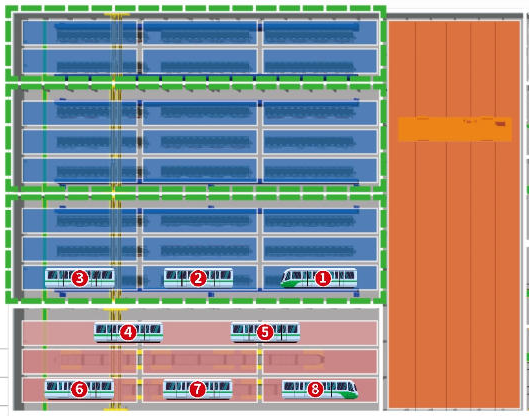
#> input picture 图片/列车模型/列车剪切/列车_1.png, 529 x 416 px, found by its file name; its folder holds only this picture in this run
$ python generate_3d.py   (older library calls are emulated)
#> lines starting #> are read from the running program, lines starting #| are printed output that depends on the picture
import cv2
import numpy as np
from PIL import Image
import os
import matplotlib
matplotlib.use('Agg')
import matplotlib.pyplot as plt
from mpl_toolkits.mplot3d import Axes3D

def estimate_depth_map(img_gray):
    h, w = img_gray.shape
    grad_x = cv2.Sobel(img_gray, cv2.CV_64F, 1, 0, ksize=3)
    grad_y = cv2.Sobel(img_gray, cv2.CV_64F, 0, 1, ksize=3)
    gradient_mag = np.sqrt(grad_x**2 + grad_y**2)
    gradient_mag = cv2.GaussianBlur(gradient_mag, (5, 5), 0)

    depth = np.zeros_like(img_gray, dtype=np.float64)
    center_x, center_y = w // 2, h // 2

    Y, X = np.mgrid[0:h, 0:w]
    dist_from_center = np.sqrt((X - center_x)**2 + (Y - center_y)**2)
    dist_norm = dist_from_center / dist_from_center.max()

    img_norm = img_gray.astype(np.float64) / 255.0
    depth = (1.0 - img_norm) * 0.6 + (1.0 - dist_norm) * 0.3 + (gradient_mag / gradient_mag.max()) * 0.1

    depth = cv2.GaussianBlur(depth, (7, 7), 0)
    depth = (depth - depth.min()) / (depth.max() - depth.min())

    return depth

def render_3d_model(img_rgb, depth_map, elevation, azimuth, save_path, title=""):
    h, w = depth_map.shape

    step = max(2, min(h, w) // 100)

    X = np.arange(0, w, step)
    Y = np.arange(0, h, step)
    X, Y = np.meshgrid(X, Y)

    Z = depth_map[::step, ::step] * 100

    colors = img_rgb[::step, ::step, :].astype(np.float64) / 255.0
    colors_flat = colors.reshape(-1, 3)

    fig = plt.figure(figsize=(12, 9), dpi=100, facecolor='white')
    ax = fig.add_subplot(111, projection='3d')

    surf = ax.plot_surface(X, -Y, Z, facecolors=colors,
                          rstride=1, cstride=1, shade=True,
                          antialiased=True, alpha=0.95)

    ax.set_xlim(0, w)
    ax.set_ylim(-h, 0)
    ax.set_zlim(0, 100)

    ax.view_init(elev=elevation, azim=azimuth)

    ax.set_xlabel('X', fontsize=8)
    ax.set_ylabel('Y', fontsize=8)
    ax.set_zlabel('Z', fontsize=8)
    ax.set_title(title, fontsize=12, fontweight='bold')

    ax.xaxis.pane.fill = False
    ax.yaxis.pane.fill = False
    ax.zaxis.pane.fill = False
    ax.xaxis.pane.set_edgecolor('lightgray')
    ax.yaxis.pane.set_edgecolor('lightgray')
    ax.zaxis.pane.set_edgecolor('lightgray')
    ax.grid(True, alpha=0.3)

    plt.tight_layout()
    plt.savefig(save_path, bbox_inches='tight', dpi=100,
                facecolor='white', edgecolor='none')
    plt.close(fig)

def render_multi_views(img_rgb, depth_map, save_dir, train_name):
    views = [
        (25, -60, f"{train_name}_front"),
        (25, 30, f"{train_name}_side"),
        (45, -30, f"{train_name}_top"),
        (15, -120, f"{train_name}_perspective"),
    ]

    for elev, azim, name in views:
        save_path = os.path.join(save_dir, f"{name}.png")
        render_3d_model(img_rgb, depth_map, elev, azim, save_path, title=name)

input_dir = r'F:\自开发程序\工厂建模\图片\列车模型\列车剪切'
output_dir = r'F:\自开发程序\工厂建模\图片\列车模型\列车3D模型'
os.makedirs(output_dir, exist_ok=True)

for i in range(1, 9):
    input_path = os.path.join(input_dir, f'列车_{i}.png')
    if not os.path.exists(input_path):
        print(f"跳过列车_{i}: 文件不存在")
        continue

    img_pil = Image.open(input_path).convert('RGB')
#> img_pil is the input picture: PIL image 529x416 RGB; mean R, G, B 152.8, 145.2, 140
    img_rgb = np.array(img_pil)
    img_gray = cv2.cvtColor(img_rgb, cv2.COLOR_RGB2GRAY)
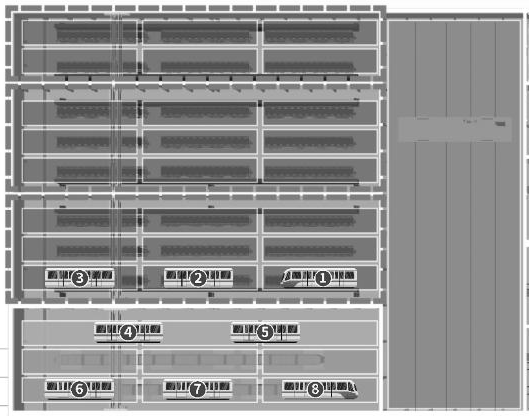
#> img_gray: shape (416, 529); min 1, max 255, mean 146.9

    print(f"处理列车_{i}: {img_rgb.shape[1]}x{img_rgb.shape[0]}...")
#> (printed output is left out)

    depth = estimate_depth_map(img_gray)
#> in estimate_depth_map, `grad_y = cv2.Sobel(img_gray, cv2.CV_64F, 0, 1, ksize=3)`:
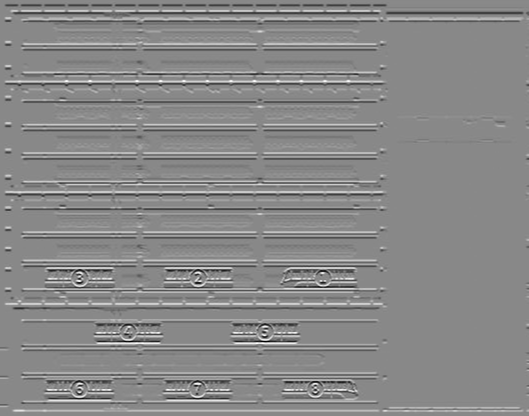
#> grad_y: shape (416, 529) float64; min -921, max 798, mean 0; drawn with min black and max white
#> in estimate_depth_map, `gradient_mag = cv2.GaussianBlur(gradient_mag, (5, 5), 0)`:
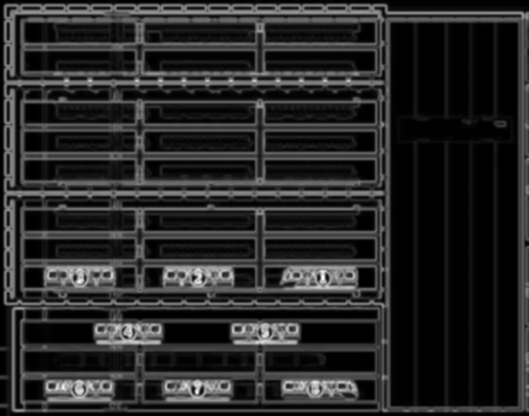
#> gradient_mag: shape (416, 529) float64; min 0, max 657, mean 103.1; drawn with min black and max white
#> in estimate_depth_map, `depth = cv2.GaussianBlur(depth, (7, 7), 0)`:
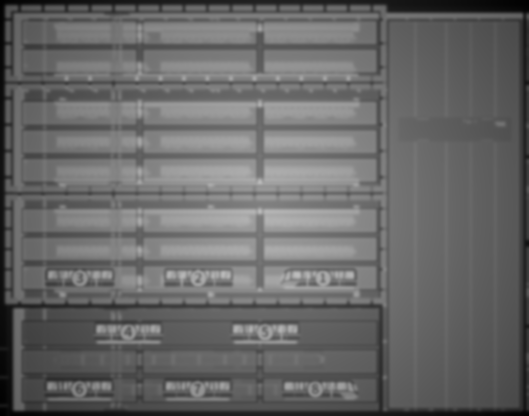
#> depth: shape (416, 529) float64; min 0.00189, max 0.743, mean 0.408

    train_output_dir = os.path.join(output_dir, f'列车_{i}')
    os.makedirs(train_output_dir, exist_ok=True)

    cv2.imwrite(os.path.join(train_output_dir, 'depth_map.png'),
                (depth * 255).astype(np.uint8))

    render_multi_views(img_rgb, depth, train_output_dir, f'列车_{i}')
#> the loop in render_multi_views, `for elev, azim, name in views:` made 4 passes
#> pass 1, in render_3d_model, `Z = depth_map[::step, ::step] * 100`:
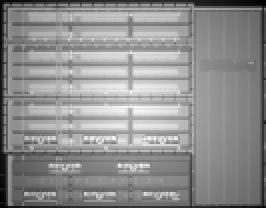
#> Z: shape (104, 133) float64 (shown 2 times larger); min 0.148, max 97.19, mean 54.6; drawn with min black and max white
#> pass 1, in render_3d_model, `colors = img_rgb[::step, ::step, :].astype(np.float64) / 255.0`:
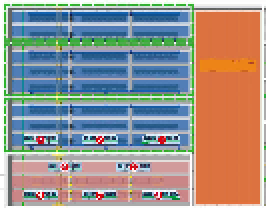
#> colors: shape (104, 133, 3) float64 (shown 2 times larger); mean R, G, B 0.609, 0.578, 0.558
#> pass 2, in render_3d_model (call 2), `plt.savefig(save_path, bbox_inches='tight', dpi=100, facecolor='white'..`:
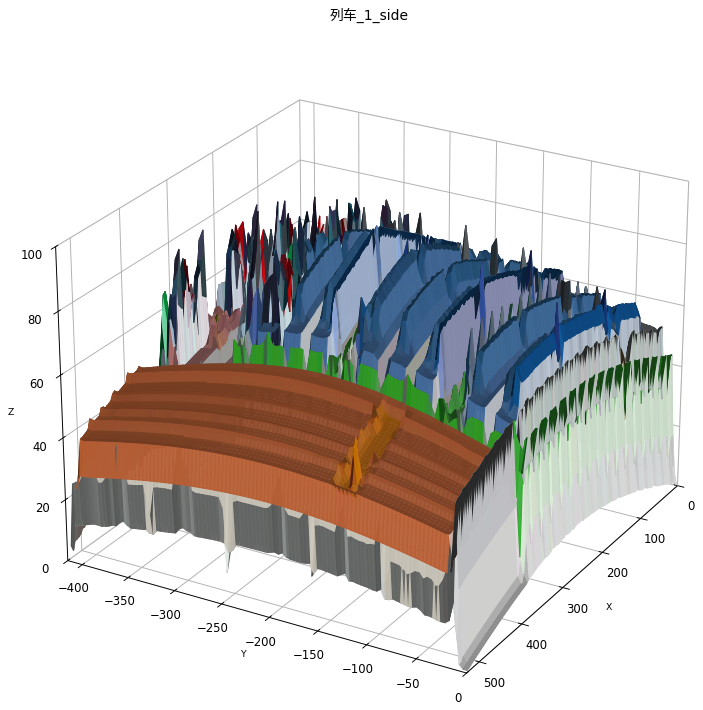
#> figure drawn by matplotlib, 1 panel

    print(f"  已生成4个视角的3D效果图")

print("\n所有列车3D模型效果图生成完成!")
print(f"输出目录: {output_dir}")
